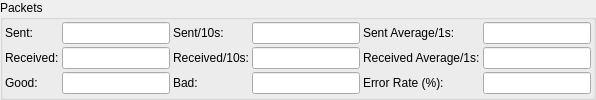
             <widget class="QGroupBox" name="groupBox_8">
              <property name="title">
               <string>Packets</string>
              </property>
              <layout class="QGridLayout" name="gridLayout_10">
               <property name="leftMargin">
                <number>2</number>
               </property>
               <property name="topMargin">
                <number>0</number>
               </property>
               <property name="rightMargin">
                <number>2</number>
               </property>
               <property name="bottomMargin">
                <number>1</number>
               </property>
               <property name="spacing">
                <number>0</number>
               </property>
               <item row="0" column="0">
                <layout class="QGridLayout" name="gridLayout_9">
                 <property name="topMargin">
                  <number>1</number>
                 </property>
                 <property name="bottomMargin">
                  <number>1</number>
                 </property>
                 <property name="spacing">
                  <number>3</number>
                 </property>
                 <item row="0" column="1">
                  <widget class="QLineEdit" name="edit_SpeedPacketsSent">
                   <property name="readOnly">
                    <bool>true</bool>
                   </property>
                  </widget>
                 </item>
                 <item row="1" column="1">
                  <widget class="QLineEdit" name="edit_SpeedPacketsRec">
                   <property name="readOnly">
                    <bool>true</bool>
                   </property>
                  </widget>
                 </item>
                 <item row="0" column="4">
                  <widget class="QLabel" name="label_36">
                   <property name="text">
                    <string>Sent Average/1s:</string>
                   </property>
                  </widget>
                 </item>
                 <item row="1" column="0">
                  <widget class="QLabel" name="label_SpeedConn_3">
                   <property name="text">
                    <string>Received:</string>
                   </property>
                  </widget>
                 </item>
                 <item row="0" column="3">
                  <widget class="QLineEdit" name="edit_SpeedPacketsSent10s">
                   <property name="readOnly">
                    <bool>true</bool>
                   </property>
                  </widget>
                 </item>
                 <item row="1" column="3">
                  <widget class="QLineEdit" name="edit_SpeedPacketsRec10s">
                   <property name="readOnly">
                    <bool>true</bool>
                   </property>
                  </widget>
                 </item>
                 <item row="1" column="4">
                  <widget class="QLabel" name="label_37">
                   <property name="text">
                    <string>Received Average/1s:</string>
                   </property>
                  </widget>
                 </item>
                 <item row="0" column="2">
                  <widget class="QLabel" name="label_8">
                   <property name="text">
                    <string>Sent/10s:</string>
                   </property>
                  </widget>
                 </item>
                 <item row="1" column="2">
                  <widget class="QLabel" name="label_9">
                   <property name="text">
                    <string>Received/10s:</string>
                   </property>
                  </widget>
                 </item>
                 <item row="0" column="0">
                  <widget class="QLabel" name="label_SpeedConn_2">
                   <property name="text">
                    <string>Sent:</string>
                   </property>
                  </widget>
                 </item>
                 <item row="2" column="0">
                  <widget class="QLabel" name="label_10">
                   <property name="text">
                    <string>Good:</string>
                   </property>
                  </widget>
                 </item>
                 <item row="0" column="5">
                  <widget class="QLineEdit" name="edit_SpeedPacketsSentAvg">
                   <property name="enabled">
                    <bool>true</bool>
                   </property>
                   <property name="readOnly">
                    <bool>true</bool>
                   </property>
                  </widget>
                 </item>
                 <item row="1" column="5">
                  <widget class="QLineEdit" name="edit_SpeedPacketsRecAvg">
                   <property name="enabled">
                    <bool>true</bool>
                   </property>
                   <property name="readOnly">
                    <bool>true</bool>
                   </property>
                  </widget>
                 </item>
                 <item row="2" column="2">
                  <widget class="QLabel" name="label_39">
                   <property name="text">
                    <string>Bad:</string>
                   </property>
                  </widget>
                 </item>
                 <item row="2" column="3">
                  <widget class="QLineEdit" name="edit_SpeedPacketsBad">
                   <property name="enabled">
                    <bool>true</bool>
                   </property>
                   <property name="readOnly">
                    <bool>true</bool>
                   </property>
                  </widget>
                 </item>
                 <item row="2" column="1">
                  <widget class="QLineEdit" name="edit_SpeedPacketsGood">
                   <property name="enabled">
                    <bool>true</bool>
                   </property>
                   <property name="readOnly">
                    <bool>true</bool>
                   </property>
                  </widget>
                 </item>
                 <item row="2" column="4">
                  <widget class="QLabel" name="label_42">
                   <property name="text">
                    <string>Error Rate (%):</string>
                   </property>
                  </widget>
                 </item>
                 <item row="2" column="5">
                  <widget class="QLineEdit" name="edit_SpeedPacketsErrorRate">
                   <property name="enabled">
                    <bool>true</bool>
                   </property>
                   <property name="readOnly">
                    <bool>true</bool>
                   </property>
                  </widget>
                 </item>
                </layout>
               </item>
              </layout>
             </widget>
